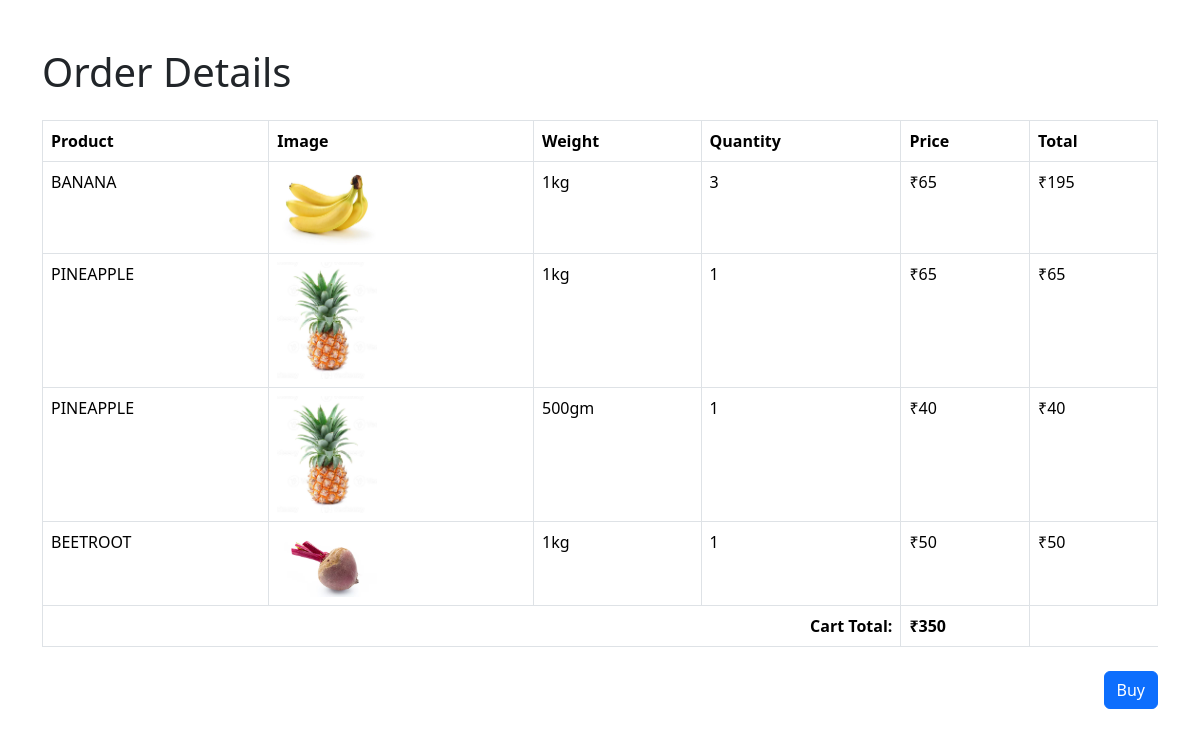
Screenshot of /order-details/ (signed in) with the database file from the repository.
### app/models.py (models this page shows)
class Product(models.Model):
     pid=models.TextField()
     name=models.TextField()
     disc=models.TextField()
     img=models.FileField()
     cat_id=models.ForeignKey(Category,on_delete=models.CASCADE)

class Weight(models.Model):
     product=models.ForeignKey(Product,on_delete=models.CASCADE)
     price=models.IntegerField()
     offer_price=models.IntegerField()
     product_weight=models.TextField()
     stock=models.IntegerField()

### app/views.py (the view)
# urls.py: path('order-details/', views.order_details, name='orderdetails'),
def order_details(req):
    cart = Cart.objects.filter(user=req.user)
    if not cart.exists():
        return redirect(cart_page)
    cart_items = [
        {
            'product': item.product,
            'product_id': item.product.id,
            'weight': item.weight,
            'weight_id': item.weight.id,
            'qty': item.qty,
            'price': item.weight.offer_price,
            'total': item.weight.offer_price * item.qty,
        }
        for item in cart
    ]
    cart_total = sum(item['total'] for item in cart_items)
    return render(req, 'user/orderdetails.html', {'cart': cart_items,'cart_total': cart_total,})

### templates/user/orderdetails.html (shortened to what this page needs)
<!DOCTYPE html>
<html lang="en">
<head>
    <link href="https://cdn.jsdelivr.net/npm/bootstrap@5.3.3/dist/css/bootstrap.min.css" rel="stylesheet">
    {% load static %}
</head>
<body>
    <div class="container mt-5">
        <h1 class="mb-4">Order Details</h1>
        {% if cart %}
            <table class="table table-bordered">
                <thead>
                    <tr>
                        <th>Product</th>
                        <th>Image</th>
                        <th>Weight</th>
                        <th>Quantity</th>
                        <th>Price</th>
                        <th>Total</th>
                    </tr>
                </thead>
                <tbody>
                    <tbody>
                        {% for item in cart %}
                        <tr>
                            <td>{{ item.product.name }}</td>
                            <td><img src="{{ item.product.img.url }}"></td>
                            <td>{{ item.weight.product_weight }}</td>
                            <td>{{ item.qty }}</td>
                            <td>₹{{ item.price }}</td>
                            <td>₹{{ item.total }}</td>
                        </tr>
                        {% endfor %}
                    </tbody>
                </tbody>
                <tfoot>
                    <tr>
                        <th colspan="4" class="text-end">Cart Total:</th>
                        <th>₹{{ cart_total }}</th>
                    </tr>
                </tfoot>
            </table>
            <div class="d-flex justify-content-end mt-4">
                <a href="../buy" class="btn btn-primary">Buy</a>
            </div>
        {% else %}
            <p>Your cart is empty. <a href="{% url 'cart_page' %}">Go to Cart</a></p>
        {% endif %}
    </div>
</body>
</html>

### templates/user/orderdetails.html (style rules this page uses)
table img { width: 100px; height: auto; object-fit: contain; }

### rows the page displays
Product: product.name "BANANA", product.img (picture), weight.product_weight "1kg", qty "3", price "65", total "195"
Product: product.name "PINEAPPLE", product.img (picture), weight.product_weight "1kg", qty "1", price "65", total "65", weight.product_weight "500gm", price "40", total "40"
Product: product.name "BEETROOT", product.img (picture), weight.product_weight "1kg", qty "1", price "50", total "50"

### other values shown
{{ cart_total }} "350"
